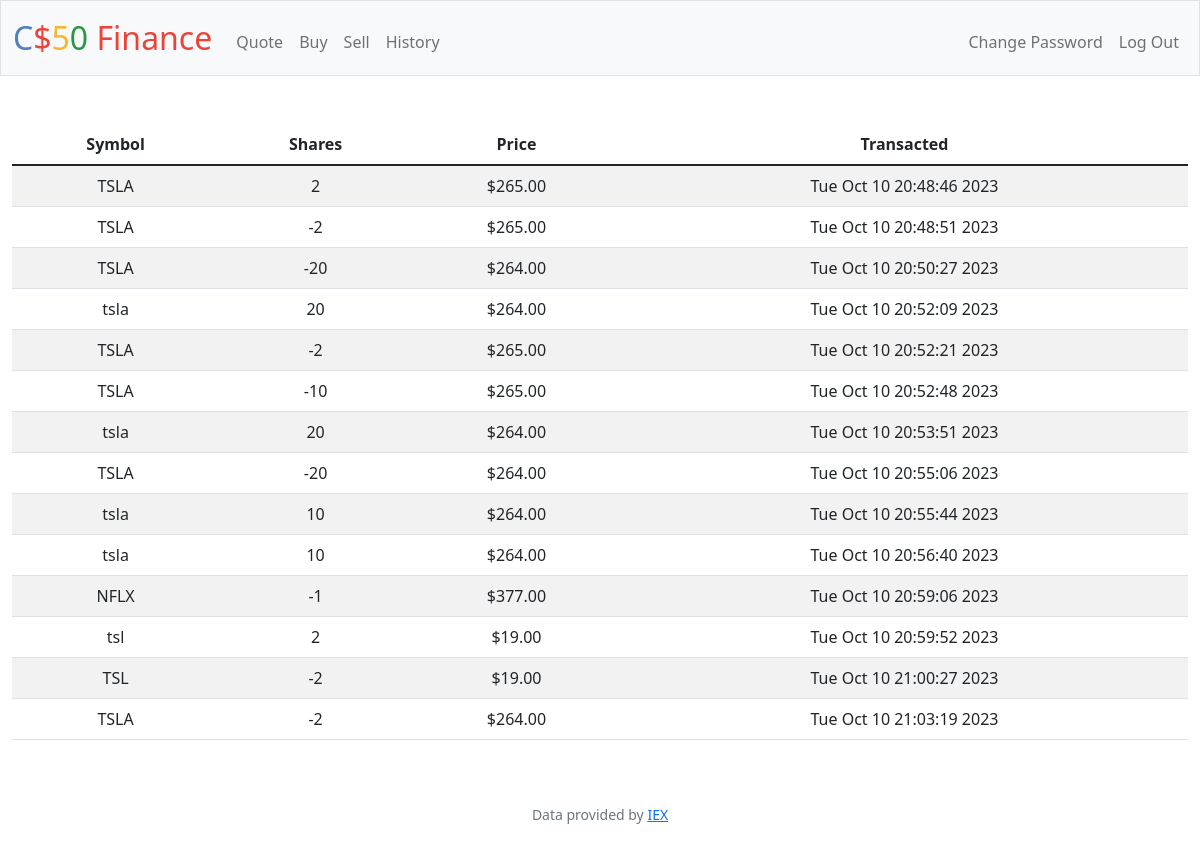
Page /history (signed in) on the committed database.
### tables this page shows
CREATE TABLE history (
users_id INTEGER NOT NULL,
stock TEXT NOT NULL,
number INTEGER NOT NULL,
price TEXT NOT NULL,
date_time TEXT NOT NULL,
FOREIGN KEY(users_id) REFERENCES users(id));

### app.py (the view)
@app.route("/history")
@login_required
def history():
    transaction_rows = db.execute("SELECT stock, number, price, date_time FROM history WHERE users_id = ?", session["user_id"])
    return render_template("history.html", transaction_rows=transaction_rows)

### app.py (called while the page is built)
@app.after_request
def after_request(response):
    response.headers["Cache-Control"] = "no-cache, no-store, must-revalidate"
    response.headers["Expires"] = 0
    response.headers["Pragma"] = "no-cache"
    return response

### helpers.py (called while the page is built)
def login_required(f):
    @wraps(f)
    def decorated_function(*args, **kwargs):
        if session.get("user_id") is None:
            return redirect("/login")
        return f(*args, **kwargs)
    return decorated_function

### templates/history.html (shortened to what this page needs)
{% extends "layout.html" %}
{% block main %}
    <table class="table table-striped">
        <thead>
            <tr>
                <th>Symbol</th>
                <th>Shares</th>
                <th>Price</th>
                <th>Transacted</th>
            </tr>
        </thead>
        <tbody>
            {% for row in transaction_rows %}
            <tr>
                <td>{{ row['stock'] }}</td>
                <td>{{ row['number'] }} </td>
                <td>{{ row['price'] }} </td>
                <td>{{ row['date_time'] }} </td>
            </tr>
            {% endfor %}
        </tbody>
    </table>
{% endblock %}

### templates/layout.html (shortened to what this page needs)
<!DOCTYPE html>
<html lang="en">
    <head>
        <link href="https://cdn.jsdelivr.net/npm/bootstrap@5.1.3/dist/css/bootstrap.min.css" rel="stylesheet">
        <link href="/static/styles.css" rel="stylesheet">
    </head>
    <body>
        <nav class="bg-light border navbar navbar-expand-md navbar-light">
            <div class="container-fluid">
                <a class="navbar-brand" href="/"><span class="blue">C</span><span class="red">$</span><span class="yellow">5</span><span class="green">0</span> <span class="red">Finance</span></a>
                <div class="collapse navbar-collapse" id="navbar">
                    {% if session["user_id"] %}
                        <ul class="navbar-nav me-auto mt-2">
                            <li class="nav-item"><a class="nav-link" href="/quote">Quote</a></li>
                            <li class="nav-item"><a class="nav-link" href="/buy">Buy</a></li>
                            <li class="nav-item"><a class="nav-link" href="/sell">Sell</a></li>
                            <li class="nav-item"><a class="nav-link" href="/history">History</a></li>
                        </ul>
                        <ul class="navbar-nav ms-auto mt-2">
                            <li class="nav-item"><a class="nav-link" href="/change">Change Password</a></li>
                            <li class="nav-item"><a class="nav-link" href="/logout">Log Out</a></li>
                        </ul>
                    {% else %}
                        <ul class="navbar-nav ms-auto mt-2">
                            <li class="nav-item"><a class="nav-link" href="/register">Register</a></li>
                            <li class="nav-item"><a class="nav-link" href="/login">Log In</a></li>
                        </ul>
                    {% endif %}
                </div>
            </div>
        </nav>
        <main class="container-fluid py-5 text-center">
            {% block main %}{% endblock %}
        </main>
        <footer class="mb-5 small text-center text-muted">
            Data provided by <a href="https://iexcloud.io/">IEX</a>
        </footer>
    </body>
</html>

### static/styles.css (style rules this page uses)
nav .navbar-brand { font-size: xx-large; }
nav .navbar-brand .blue { color: #537fbe; }
nav .navbar-brand .red { color: #ea433b; }
nav .navbar-brand .yellow { color: #f5b82e; }
nav .navbar-brand .green { color: #2e944b; }

### rows in the picture
history: stock "TSLA", number "2", price "$265.00", date_time "Tue Oct 10 20:48:46 2023"
history: stock "TSLA", number "-2", price "$265.00", date_time "Tue Oct 10 20:48:51 2023"
history: stock "TSLA", number "-20", price "$264.00", date_time "Tue Oct 10 20:50:27 2023"
history: stock "tsla", number "20", price "$264.00", date_time "Tue Oct 10 20:52:09 2023"
history: stock "TSLA", number "-2", price "$265.00", date_time "Tue Oct 10 20:52:21 2023"
history: stock "TSLA", number "-10", price "$265.00", date_time "Tue Oct 10 20:52:48 2023"
history: stock "tsla", number "20", price "$264.00", date_time "Tue Oct 10 20:53:51 2023"
history: stock "TSLA", number "-20", price "$264.00", date_time "Tue Oct 10 20:55:06 2023"
history: stock "tsla", number "10", price "$264.00", date_time "Tue Oct 10 20:55:44 2023"
history: stock "tsla", number "10", price "$264.00", date_time "Tue Oct 10 20:56:40 2023"
history: stock "NFLX", number "-1", price "$377.00", date_time "Tue Oct 10 20:59:06 2023"
history: stock "tsl", number "2", price "$19.00", date_time "Tue Oct 10 20:59:52 2023"
history: stock "TSL", number "-2", price "$19.00", date_time "Tue Oct 10 21:00:27 2023"
history: stock "TSLA", number "-2", price "$264.00", date_time "Tue Oct 10 21:03:19 2023"
